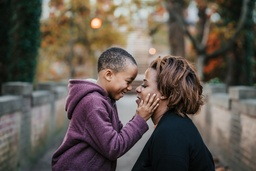
#> input picture attached_assets/stock_images/happy_family_looking_cbf268cf.jpg, 256 x 171 px, shrunk from 1280 x 853 before the run; its folder holds only this picture in this run
$ python -i artistic_effects.py   (imports and definitions only)
#> lines starting #> are read from the running program, lines starting #| are printed output that depends on the picture; after the words box and inside, x2 and y2 are one past the last pixel; in counts of white or black regions, pixels touching at a corner belong together
"""
Artistic Effects Utilities
Copyright (c) 2025 Calmic Sdn Bhd. All rights reserved.

Provides sketch and cartoonify effects for photos using OpenCV
"""

import cv2
import numpy as np
from PIL import Image
import logging

logger = logging.getLogger(__name__)


class ArtisticEffects:
    """
    Provides artistic transformation effects for photos
    """

    def __init__(self):
        """Initialize artistic effects processor"""
        self.initialized = True
        logger.info("Artistic effects processor initialized")

    # [145 lines left out: functions create_sketch, create_cartoon, not called in this run]

    def create_caricature(self, image_path, output_path=None, exaggeration=7, color_levels=16):
        """
        Convert photo to caricature effect with exaggerated features and bold colors

        Args:
            image_path: Path to input image
            output_path: Path to save caricature (optional)
            exaggeration: Level of feature exaggeration (1-10, default: 7)
                         Higher values = more dramatic effect
            color_levels: Number of color levels for quantization (8-32, default: 16)
                         Lower values = more posterized/bold effect

        Returns:
            Path to caricature image if output_path provided, else PIL Image
        """
#> called with exaggeration = 7, color_levels = 16
        try:
            # Validate parameters
            exaggeration = max(1, min(10, int(exaggeration)))
            color_levels = max(8, min(32, int(color_levels)))

            # Read image
            img = cv2.imread(image_path)
#> img is the input picture: shape (171, 256, 3); mean B, G, R 79.6, 87.1, 96.6
            if img is None:
                raise ValueError(f"Could not read image from {image_path}")

            # Step 1: Increase saturation for vibrant colors
            hsv = cv2.cvtColor(img, cv2.COLOR_BGR2HSV).astype(np.float32)
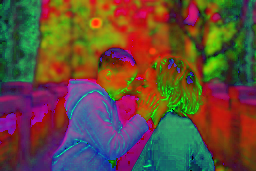
#> hsv: shape (171, 256, 3) float32; mean B, G, R 57.7, 74.3, 100.1
            saturation_boost = 1.0 + (exaggeration / 10.0)  # 1.1 to 2.0
            hsv[:, :, 1] = np.clip(hsv[:, :, 1] * saturation_boost, 0, 255)
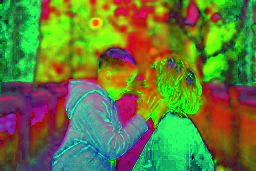
#> hsv: shape (171, 256, 3) float32; mean B, G, R 57.7, 124, 100.1
            img_saturated = cv2.cvtColor(hsv.astype(np.uint8), cv2.COLOR_HSV2BGR)
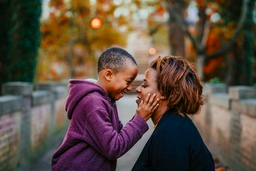
#> img_saturated: shape (171, 256, 3); mean B, G, R 65.6, 78, 94

            # Step 2: Apply strong bilateral filtering for smooth color regions
            img_smooth = img_saturated
            num_bilateral = 5 + exaggeration  # 6 to 15 iterations
            for _ in range(num_bilateral):
                img_smooth = cv2.bilateralFilter(img_smooth, d=9, sigmaColor=50, sigmaSpace=50)
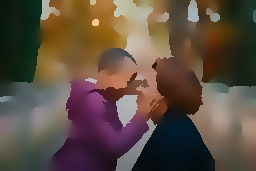
#> img_smooth: shape (171, 256, 3); mean B, G, R 65.4, 77.9, 93.8

            # Step 3: Color quantization for poster-like effect
            # Reduce the number of colors for a bold, simplified look
            pixels = img_smooth.reshape((-1, 3)).astype(np.float32)
            criteria = (cv2.TERM_CRITERIA_EPS + cv2.TERM_CRITERIA_MAX_ITER, 100, 0.2)
            _, labels, centers = cv2.kmeans(pixels, color_levels, None, criteria, 10, cv2.KMEANS_RANDOM_CENTERS)
#> centers = 16 rows, first 8: [62.57, 72.39, 72.93], [103.8, 57.93, 118.4], [23.85, 36.58, 29.29], [39.58, 62.56, 95.54], [162.7, 176.8, 184.6], [18.07, 38.69, 67.66], [26.74, 88.71, 128.4], [68.21, 114.2, 157.5]
            centers = np.uint8(centers)
#> centers = 16 rows, first 8: [62, 72, 72], [103, 57, 118], [23, 36, 29], [39, 62, 95], [162, 176, 184], [18, 38, 67], [26, 88, 128], [68, 114, 157]
            quantized = centers[labels.flatten()]
            img_quantized = quantized.reshape(img_smooth.shape)

            # Step 4: Detect edges with strong parameters
            img_gray = cv2.cvtColor(img, cv2.COLOR_BGR2GRAY)
            img_blur = cv2.medianBlur(img_gray, 5)
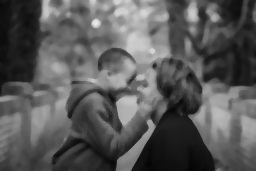
#> img_blur: shape (171, 256); min 4, max 232, mean 89.1

            # Adaptive threshold with thicker edges based on exaggeration
            block_size = 7 + (exaggeration - 1) * 2  # 7 to 25
            if block_size % 2 == 0:
                block_size += 1

            img_edge = cv2.adaptiveThreshold(
                img_blur, 255,
                cv2.ADAPTIVE_THRESH_MEAN_C,
                cv2.THRESH_BINARY,
                blockSize=block_size,
                C=2
            )
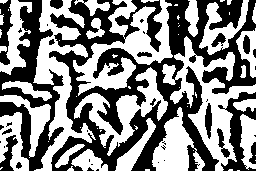
#> img_edge: shape (171, 256); 52.2% white; 38 black regions (21 under 20 px), largest, box (x1, y1, x2, y2) and area: (49, 0, 256, 171) 14294, (0, 0, 64, 171) 3735, (218, 92, 256, 171) 1077

            # Make edges even bolder
            kernel = np.ones((2, 2), np.uint8)
            img_edge = cv2.erode(img_edge, kernel, iterations=1)
#> img_edge: shape (171, 256); 43.3% white; 50 white regions (20 under 20 px), largest, box (x1, y1, x2, y2) and area: (171, 38, 256, 171) 2877, (74, 0, 173, 95) 2676, (35, 36, 92, 171) 2174

            # Convert edge to BGR
            img_edge = cv2.cvtColor(img_edge, cv2.COLOR_GRAY2BGR)

            # Step 5: Combine quantized colors with bold edges
            caricature = cv2.bitwise_and(img_quantized, img_edge)

            # Step 6: Final contrast enhancement for pop
            alpha = 1.2  # Contrast
            beta = 10    # Brightness
            caricature = cv2.convertScaleAbs(caricature, alpha=alpha, beta=beta)
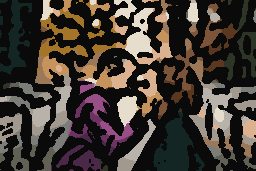
#> caricature: shape (171, 256, 3); mean B, G, R 50.9, 58, 66.4

            if output_path:
                cv2.imwrite(output_path, caricature)
                logger.info(f"Caricature created and saved to {output_path} (exaggeration: {exaggeration}, colors: {color_levels})")
                return output_path
            else:
                caricature_rgb = cv2.cvtColor(caricature, cv2.COLOR_BGR2RGB)
                return Image.fromarray(caricature_rgb)

        except Exception as e:
            logger.error(f"Caricature creation failed: {e}")
            raise

    # [410 lines left out: functions create_colored_sketch, create_oil_painting, create_watercolor, create_vintage_sepia, create_pop_art, create_hdr_enhancement and 1 more, not called in this run]


# Global instance
_artistic_effects = None

# [6 lines left out: function get_artistic_effects, not called in this run]

>>> result = ArtisticEffects().create_caricature('../../attached_assets/stock_images/happy_family_looking_cbf268cf.jpg')

$ run again, on attached_assets/stock_images/old_family_photos_me_6a9feab0.jpg
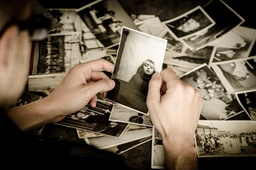
#> input picture attached_assets/stock_images/old_family_photos_me_6a9feab0.jpg, 256 x 170 px, shrunk from 1280 x 848 before the run
#> in create_caricature, img is the input picture: shape (170, 256, 3); mean B, G, R 75.2, 92, 105.1
#> after the loop in create_caricature, `for _ in range(num_bilateral):`:
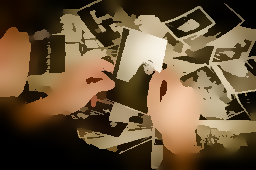
#> img_smooth: shape (170, 256, 3); mean B, G, R 56.2, 83.6, 105.1
#> in create_caricature, `_, labels, centers = cv2.kmeans(pixels, color_levels, None, criteria, ..`: centers = 16 rows, first 8: [45.39, 86.41, 115], [121.5, 162.7, 212.3], [10.9, 42.17, 63.07], [20.07, 59.21, 86.67], [214.5, 231.6, 239.8], [99.14, 142.2, 198], [75.41, 124.2, 178], [72.11, 113.1, 134.5]
#> in create_caricature, `centers = np.uint8(centers)`: centers = 16 rows, first 8: [45, 86, 114], [121, 162, 212], [10, 42, 63], [20, 59, 86], [214, 231, 239], [99, 142, 197], [75, 124, 177], [72, 113, 134]
#> in create_caricature, `caricature = cv2.convertScaleAbs(caricature, alpha=alpha, beta=beta)`:
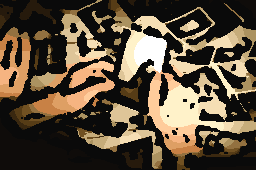
#> caricature: shape (170, 256, 3); mean B, G, R 59.1, 77.3, 90.9
